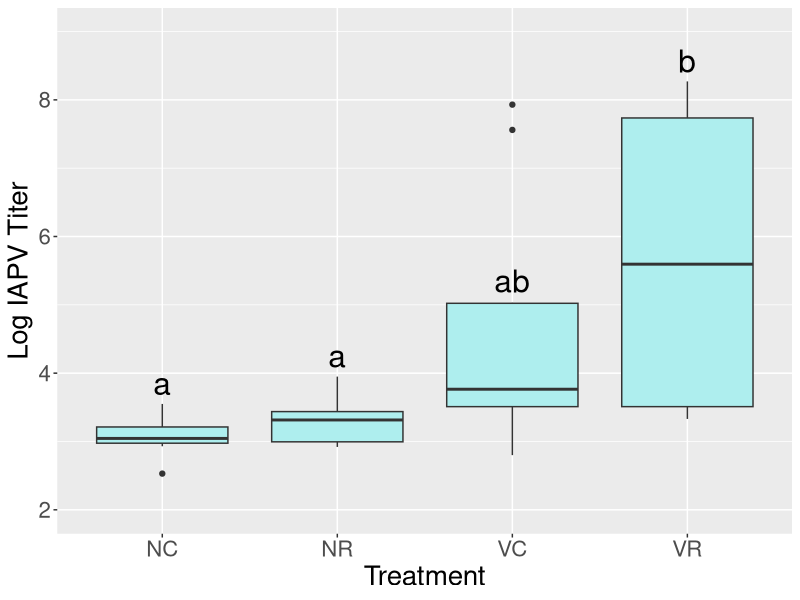
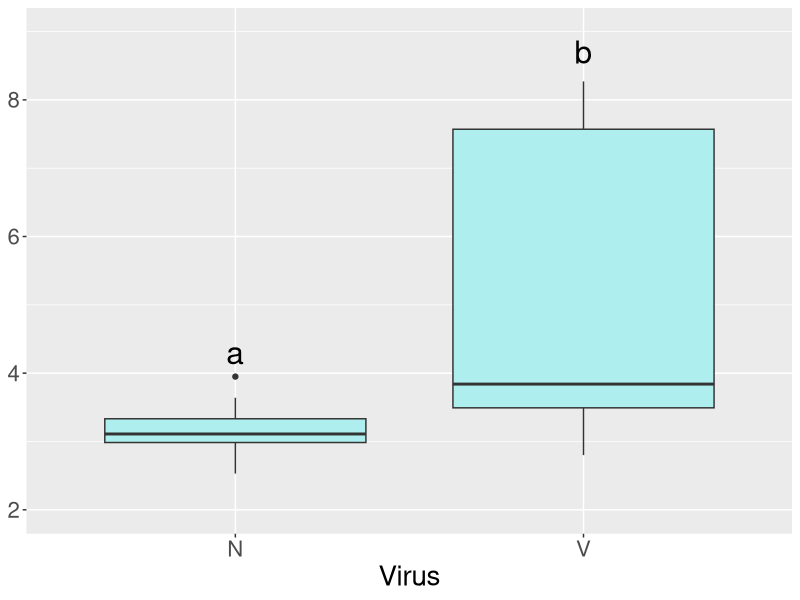
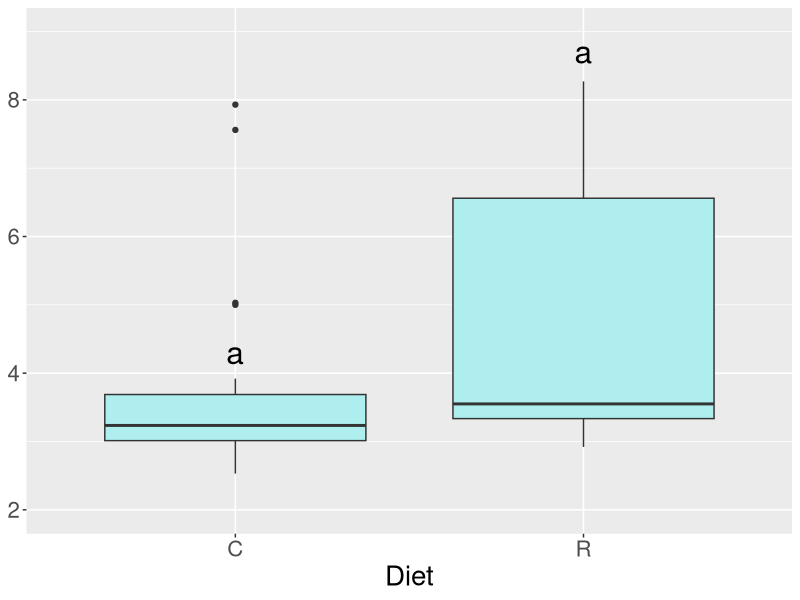

These figures' R source, in order:
library(plyr)
library(ggplot2)
library(multcompView)
library(readr)
library(multcomp)
library(nlme)

d <- read_csv("../../PathogenResponse/logIAPV.csv")
d = as.data.frame(d)
attr(d, "spec") <- NULL
# Note: There are 14 NC; 15 VR, VC, NR

d = d[which(d$treatment %in% c("None Chestnut", "None Rockrose", "Virus Chestnut", "Virus Rockrose")),]

d$treatment = as.factor(d$treatment)
colnames(d)[3] = "logIAPV"
levels(d$treatment) <- c('NC', 'NR', 'VC', 'VR')
colnames(d)[1] <- "Treatment"

d$Virus = sapply(d$Treatment, function(x) substr(x, 1, 1))
d$Diet = sapply(d$Treatment, function(x) substr(x, 2, 2))
d$Virus = as.factor(d$Virus)
d$Diet = as.factor(d$Diet)

mortcomp = lme(logIAPV ~ Diet*Virus, data=d, random = ~1|Experiment) 
mortcomp2 = lme(logIAPV ~ Treatment, data=d, random = ~1|Experiment)
anova(mortcomp)
summary(glht(mortcomp2, linfct=mcp(Treatment="Tukey")))

# IAPV (All)
labelDF = data.frame(plot.labels=c("NR","VC","VR","NC"), labels = c("a","ab","b","a"), V1 = c(4.25, 5.35, 8.57, 3.85))
plotIAPV = ggplot(d, aes(x=Treatment, y=logIAPV)) + geom_boxplot(fill="paleturquoise2") + geom_text(data = labelDF, size = 8, aes(x = plot.labels, y = V1, label = labels)) + ylab("Log IAPV Titer") +theme_gray() + theme(text=element_text(size=20)) + ylim(2,9)

# IAPV (N vs V)
labelDF = data.frame(plot.labels=c("N","V"), labels = c("a","b"), V1 = c(4.3, 8.7))
plotIAPV2 = ggplot(d, aes(x=Virus, y=logIAPV)) + geom_boxplot(fill="paleturquoise2") + geom_text(data = labelDF, size = 8, aes(x = plot.labels, y = V1, label = labels)) +theme_gray() + theme(axis.title.y=element_blank(), text=element_text(size=20)) +ylim(2,9)

# IAPV (R vs C)
labelDF = data.frame(plot.labels=c("C","R"), labels = c("a","a"), V1 = c(4.3, 8.7))
plotIAPV3 = ggplot(d, aes(x=Diet, y=logIAPV)) + geom_boxplot(fill="paleturquoise2") + geom_text(data = labelDF, size = 8, aes(x = plot.labels, y = V1, label = labels)) +theme_gray() + theme(axis.title.y=element_blank(), text=element_text(size=20)) +ylim(2,9)

# Produce plots
plotIAPV
plotIAPV2
plotIAPV3
